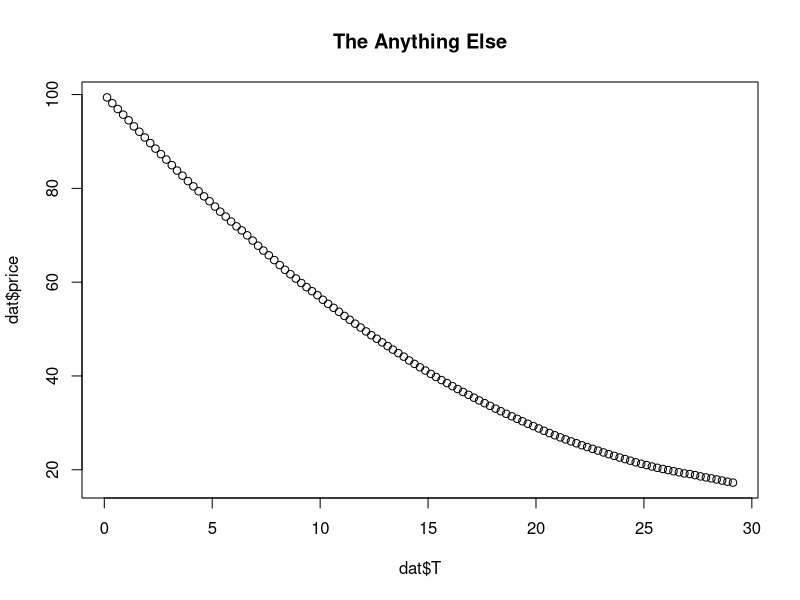
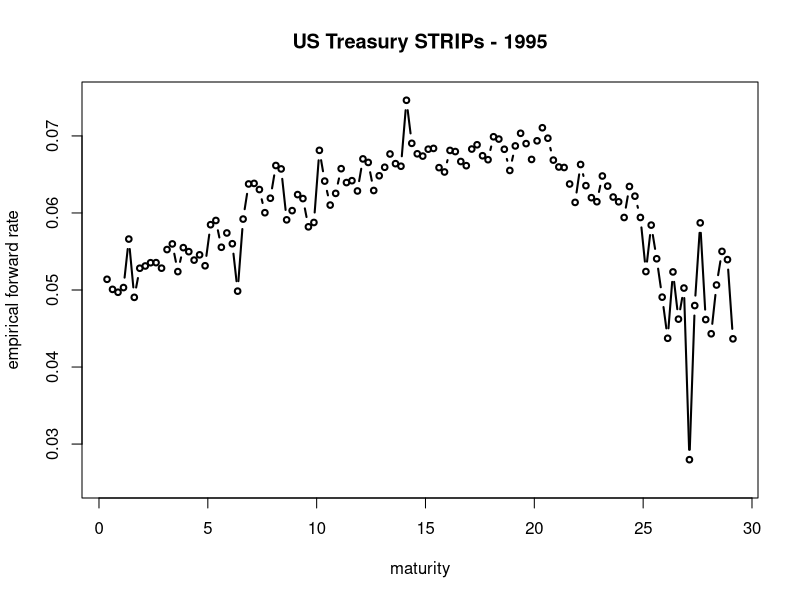
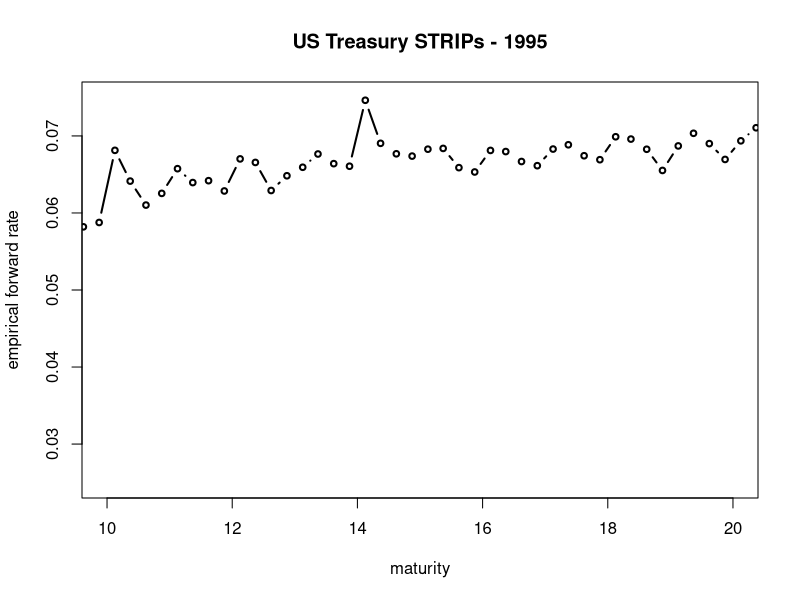
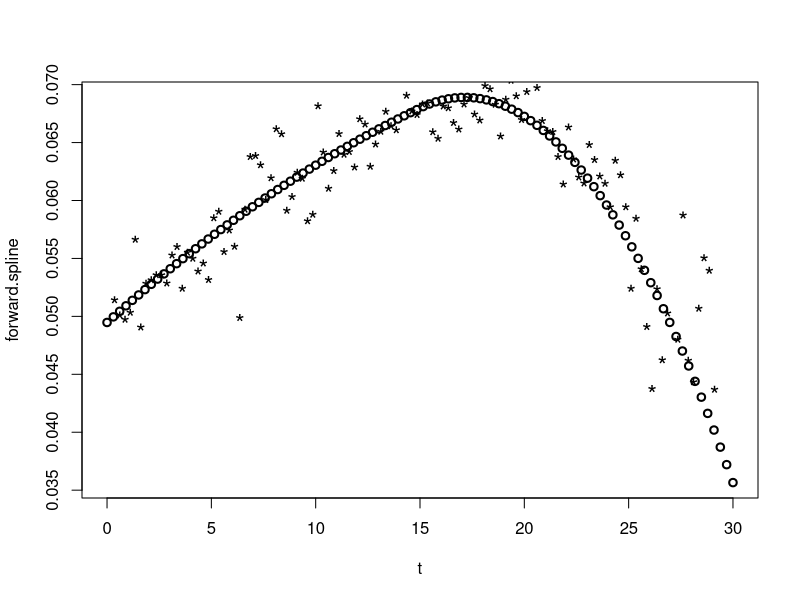
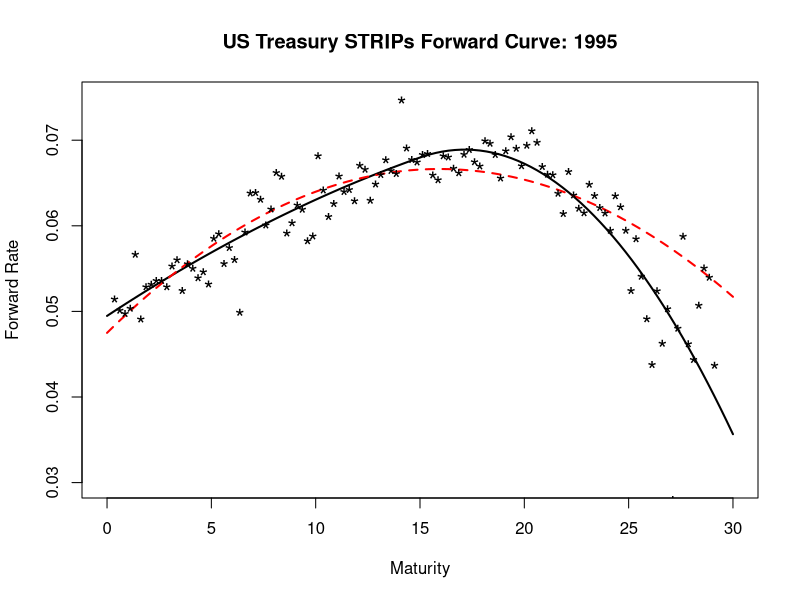

Here is the R script that generated these plots, in order:
## ---- chunk 1
knitr::opts_chunk$set(echo = TRUE, warning=FALSE, message=FALSE)
knitr::opts_chunk$set(tidy = TRUE)
knitr::opts_chunk$set(tidy.opts=list(width.cutoff=36))
knitr::opts_chunk$set(size = "small")
knitr::opts_hooks$set(fig.width = function(options) {
  if (options$fig.width < options$fig.height) {
    options$fig.width = options$fig.height
  }
  options
})
knitr::knit_hooks$set(mysize = function(before, options, envir) {
  if (before) 
    return(options$size)
})
## ---- chunk 2
c <- 0.05; P <- 100; y <- c(.04, .05, .06); m <- 2; T <- 10
(V <- (c/m) * P * (1/(y/m) 
                   - 1/((y/m) * (1 + (y/m))^(m*T)))
                   + P/(1+ (y/m))^(m*T))
## ---- chunk 3
c <- 0.05; P <- 100; y <- c(-0.02, -0.01, 0.00, .01, .02); m <- 2; T <- 10
(V <- (c/m) * P * (1/(y/m) 
                   - 1/((y/m) * (1 + (y/m))^(m*T)))
                   + P/(1+ (y/m))^(m*T))
## ---- chunk 4
maturity <- c(1, 5, 10, 20, 30) # in years
price <- c(99, 98, 96, 93, 89) # in percentage of face value
## ---- chunk 5
(forward <- - diff(log(price/100)) / diff(maturity))
(-log(price/100))
## ---- chunk 6
(-diff(log(price/100)))
## ---- chunk 7
(-diff(price/100) / (price[-length(price)]/100))
## ---- chunk 8
forward.initial <- -log(price[1]/100)
(forward.integrate <- c(forward.initial, forward.initial + cumsum(forward * diff(maturity))))   
# a rolling integration of rates across maturities
(price <- 100 * exp(-forward.integrate))                  
# present value of receiving 100% of face value
## ---- chunk 9
y.T.d <- 0.2499 # Usury rate in NYS; d = discrete, T = maturity in years
(y.T <- log(1+y.T.d))
(y.T.d <- exp(y.T) - 1)
## ---- chunk 10
# Be sure to set your working directory.
dat = read.table("data/strips_dec95.txt", header=TRUE)
## ---- chunk 11
head(dat, n = 3)
names(dat)
dat = dat[order(dat$T),]
## ---- chunk 12
plot(dat$T, dat$price, main = "The Anything Else")
## ---- chunk 13
t = seq(0,30,length=100)
emp = -diff(log(dat$price))/diff(dat$T)
## ---- chunk 14
length(dat$T)
head(dat$T[2:length(dat$T)])
## ---- chunk 15
plot(dat$T[2:length(dat$T)],emp,
     ylim=c(0.025,.075),
     xlab="maturity", ylab="empirical forward rate",
     type="b",cex=.75, lwd=2,
     main="US Treasury STRIPs - 1995")
## ---- chunk 16
plot(dat$T[2:length(dat$T)],emp,
     xlim = c(10, 20), ylim=c(0.025, 0.075), 
     xlab="maturity", ylab="empirical forward rate", 
     type="b", cex=.75, lwd=2, pin = c(3, 2),
     main="US Treasury STRIPs - 1995")
## ---- chunk 17
fit.spline = nls(price ~ 100*exp(-theta_0*T 
      - (theta_1*T^2)/2 - (theta_2*T^3)/3 
      - (T>15)*(theta_3*(T-15)^3)/3 ),
      data = dat,
      start = list(theta_0=.047, theta_1=0.0024,
                 theta_2=0, theta_3=-0.00007))
## ---- chunk 18
library(knitr)
kable(summary(fit.spline)$coefficients, digits = 4)
(sigma <- (summary(fit.spline)$sigma)^0.5)
## ---- chunk 19
coef.spline = summary(fit.spline)$coef[,1]
forward.spline = coef.spline[1] + (coef.spline[2]*t)  + (coef.spline[3]*t^2) +  
    (t>15)*(coef.spline[4]*(t-15)^2)
plot(t, forward.spline, lty = 2, lwd = 2)
points(dat$T[2:length(dat$T)],emp,pch="*",cex=1.5)
## ---- chunk 20
fit.quad <- nls(price ~ 100*exp(-theta_0*T 
      - (theta_1*T^2)/2 - (theta_2*T^3)/3 
       ),
      data = dat,
      start = list(theta_0=.047, theta_1=0.0024,
                 theta_2=0))
## ---- chunk 21
knitr::kable(summary(fit.quad)$coefficients, digits = 4)
## ---- chunk 22
(sigma <- (summary(fit.quad)$sigma)^0.5)
## ---- chunk 23
coef.spline <- summary(fit.spline)$coef[,1]
forward.spline <- coef.spline[1] + (coef.spline[2]*t)  + (coef.spline[3]*t^2) + (t>15)*(coef.spline[4]*(t-15)^2)
coef.quad <- summary(fit.quad)$coef[,1]
forward.quad <- coef.quad[1] + (coef.quad[2]*t) + (coef.quad[3]*t^2)
plot(t, forward.spline, type= "l", lwd=2,
     ylim = c(0.03, 0.075), xlab = "Maturity", ylab = "Forward Rate", 
     main = "US Treasury STRIPs Forward Curve: 1995")
lines(t, forward.quad, lty = 2, lwd = 2, col = "red")
points(dat$T[2:length(dat$T)], emp, pch="*",cex=1.5)
## ---- chunk 24
maturity.now <- 10
maturity.6m <- 9.5
(yield.now <- 0.001 * maturity.now + 0.002 * maturity.now^2 / 2 - 0.0003 * (maturity.now > 7)^2 / 2)
(yield.6m <- 0.001 * maturity.6m + 0.0025 * maturity.6m^2 / 2 - 0.0004 * (maturity.6m > 7)^2 / 2)
## ---- chunk 25
(bond.price.now <-  exp(-yield.now))
(bond.price.6m <-  exp(-yield.6m))
## ---- chunk 26
(return = bond.price.6m/bond.price.now-1)
2*return ### annualized return
